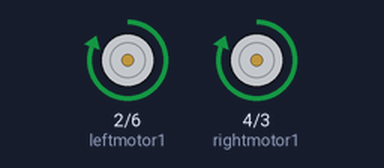
This sketch was run on a simulated Arduino Uno, built with avr-gcc and run on an emulated ATmega328P. Parts: motor-driver pin pairs drawn as motors (green arrow = first pin HIGH = forward, orange = second pin HIGH = backward, longer = more drive).

Above: at 1.0 s.
At 3.0 s:
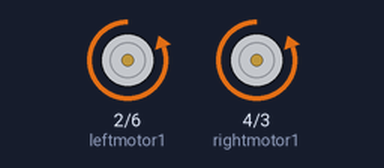
At 5.0 s:
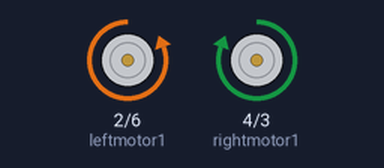
At 7.0 s:
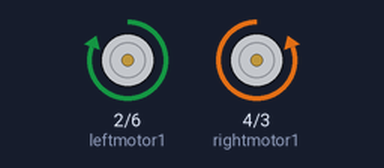
Timing chart, 0 to 10.4 s (numbered marks = the images above):
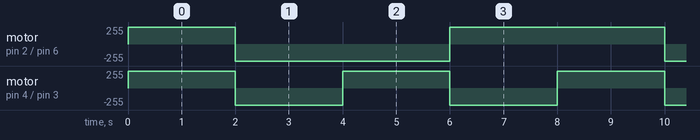

Measured:
- by itself, motor on pin 2 (leftmotor1) / pin 6 (leftmotor2): repeats every 8.0 s: backward 255/255 4.0 s, forward 255/255 4.0 s
- by itself, motor on pin 4 (rightmotor1) / pin 3 (rightmotor2): alternates forward 255/255 for 2.0 s and backward 255/255 for 2.0 s

The sketch:

motorTest.ino
```cpp
//int x = 2000;
//sheild 1


//motor pins
// pin at PWM for digitalWrite
const int leftmotor1 = 2;//6 // forward pin left
const int leftmotor2 = 6;//2
const int rightmotor1 = 4;//4 // forward pin right
const int rightmotor2 = 3;//3

char incByte;
void setup()
{
 Serial.begin(9600);
 //define motor pins
 pinMode(leftmotor1,OUTPUT);
 pinMode(leftmotor2,OUTPUT);
 pinMode(rightmotor1,OUTPUT);
 pinMode(rightmotor2,OUTPUT);


}

void loop() {

 /* if(Serial.available()>0){

    incByte = Serial.read();

  }


  //Serial.println(incByte);

  //conditions from android device

 if(incByte == 'U'){  movFor();  }

 if(incByte == 'D'){   movBac();  }

 if(incByte == 'L'){    movLef(); }

 if(incByte == 'R'){   movRig();  }

 else if(incByte == 'S'){   movStop();  }

  */

movFor();
delay(2000);
movBac();
delay(2000);
movLef();
delay(2000);
movRig();
delay(2000);


}
//function to move ,left, right ,forward, backward and stop!

void movFor(){

 digitalWrite(leftmotor1,HIGH);
 digitalWrite(leftmotor2,LOW);
 digitalWrite(rightmotor1,HIGH);
 digitalWrite(rightmotor2,LOW);
}

void movBac(){

 digitalWrite(leftmotor2,HIGH);
 digitalWrite(leftmotor1,LOW);
 digitalWrite(rightmotor2,HIGH);
 digitalWrite(rightmotor1,LOW);
}

void movRig(){
 digitalWrite(leftmotor1,HIGH);
 digitalWrite(leftmotor2,LOW);
 digitalWrite(rightmotor1,LOW);
 digitalWrite(rightmotor2,HIGH);
}

void movLef(){
 digitalWrite(leftmotor1,LOW);
 digitalWrite(leftmotor2,HIGH);
 digitalWrite(rightmotor1,HIGH);
 digitalWrite(rightmotor2,LOW);
}

void movStop(){
 digitalWrite(leftmotor1,LOW);
 digitalWrite(leftmotor2,LOW);
 digitalWrite(rightmotor1,LOW);
 digitalWrite(rightmotor2,LOW);
}
```
